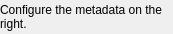
<?xml version="1.0" encoding="UTF-8"?>
<ui version="4.0">
 <class>Form</class>
 <widget class="QWidget" name="Form">
  <property name="geometry">
   <rect>
    <x>0</x>
    <y>0</y>
    <width>173</width>
    <height>34</height>
   </rect>
  </property>
  <property name="sizePolicy">
   <sizepolicy hsizetype="Preferred" vsizetype="Minimum">
    <horstretch>0</horstretch>
    <verstretch>0</verstretch>
   </sizepolicy>
  </property>
  <property name="windowTitle">
   <string>Form</string>
  </property>
  <layout class="QVBoxLayout" name="verticalLayout">
   <property name="spacing">
    <number>0</number>
   </property>
   <property name="margin">
    <number>0</number>
   </property>
   <item>
    <widget class="QLabel" name="label">
     <property name="sizePolicy">
      <sizepolicy hsizetype="Preferred" vsizetype="Minimum">
       <horstretch>0</horstretch>
       <verstretch>0</verstretch>
      </sizepolicy>
     </property>
     <property name="text">
      <string>Configure the metadata on the right.</string>
     </property>
     <property name="wordWrap">
      <bool>true</bool>
     </property>
    </widget>
   </item>
  </layout>
 </widget>
 <resources/>
 <connections/>
</ui>
